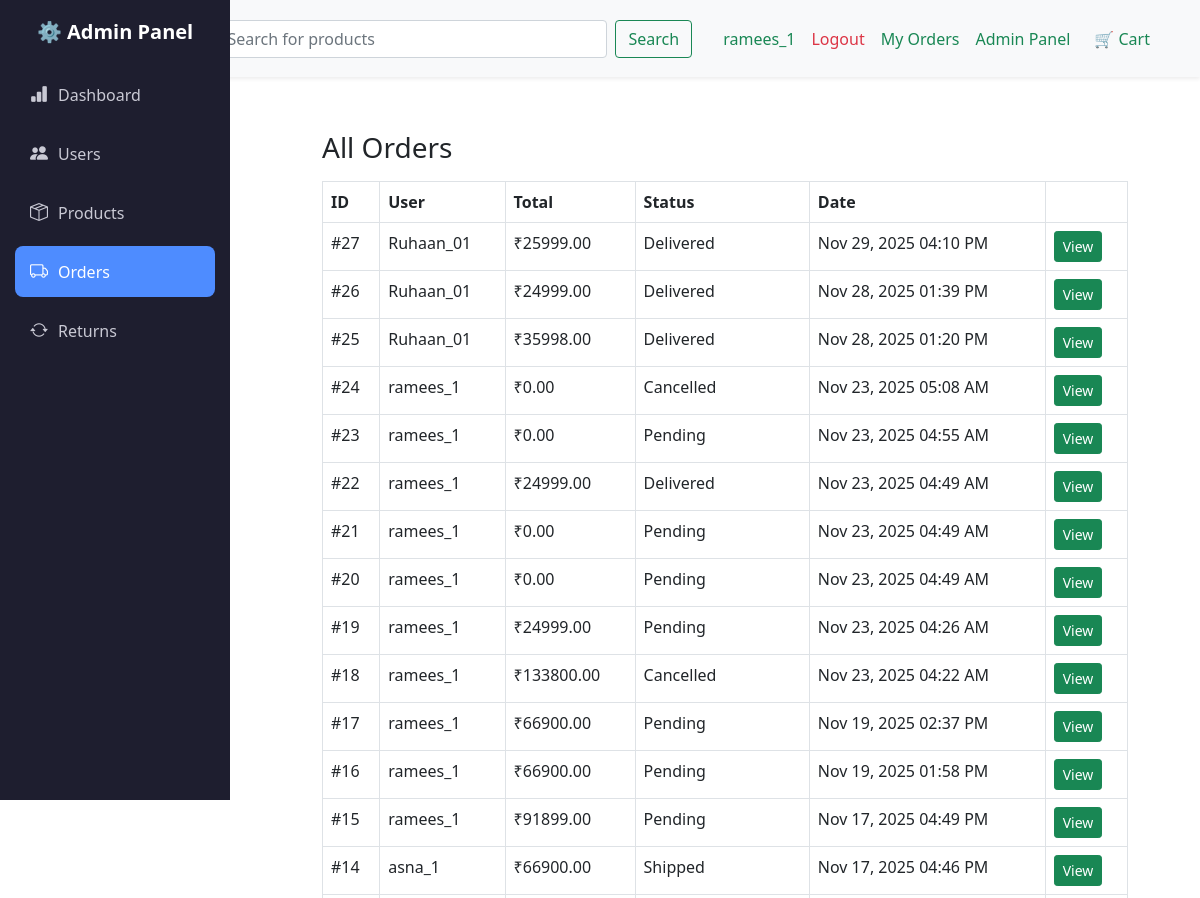
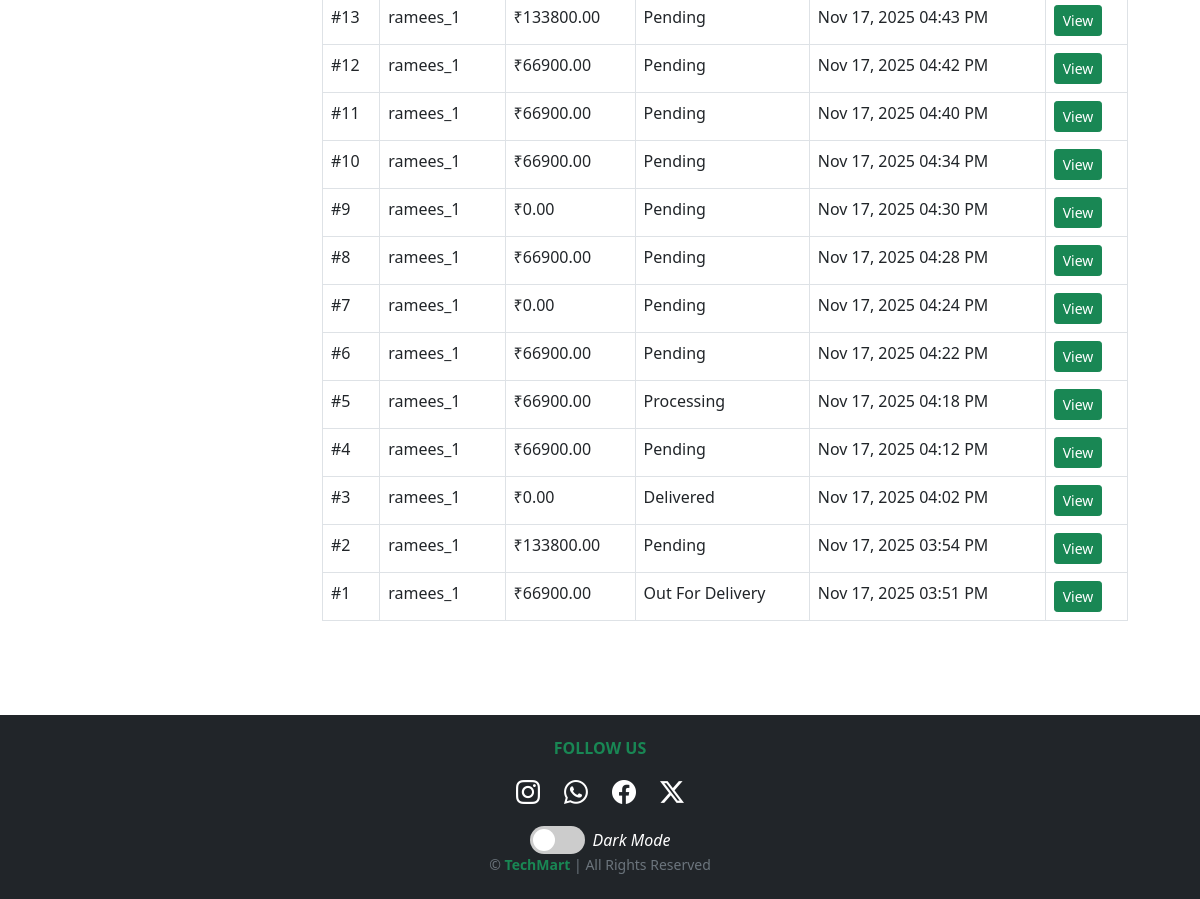
The page /adminpanel/orders/ (signed in) on the database its author committed (2 pictures, top to bottom).
### orders/models.py (models this page shows, shortened)
class Order(models.Model):
    user = models.ForeignKey(User, on_delete=models.CASCADE)
    full_name = models.CharField(max_length=100)
    address = models.TextField()
    phone = models.CharField(max_length=20)
    city = models.CharField(max_length=50)
    pincode = models.CharField(max_length=10)
    created_at = models.DateTimeField(auto_now_add=True)
    updated_at = models.DateTimeField(auto_now=True)
    total_amount = models.DecimalField(max_digits=10, decimal_places=2)
    estimated_delivery = models.DateField(null=True, blank=True)
    coupon = models.CharField(max_length=50, blank=True, null=True)
    discount_amount = models.DecimalField(max_digits=10, decimal_places=2, default=0)
    razorpay_order_id = models.CharField(max_length=200, blank=True)
    payment_status = models.CharField(max_length=50, default="Pending")
    STATUS_CHOICES = (
        ('pending', 'Pending'),
        ('processing', 'Processing'),
        ('shipped', 'Shipped'),
        ('out_for_delivery', 'Out For Delivery'),
        ('delivered', 'Delivered'),
        ('cancelled', 'Cancelled'),
    )
    status = models.CharField(max_length=20, choices=STATUS_CHOICES, default='pending')
    PAYMENT_METHOD_CHOICES = (
        ('cod', 'Cash On Delivery'),
        ('online', 'Online Payment'),
    )
    payment_method = models.CharField(max_length=20, choices=PAYMENT_METHOD_CHOICES, default='cod')

### adminpanel/decorators.py (the view)
    def wrapper(request, *args, **kwargs):
        if not request.user.is_authenticated:
            messages.error(request, "You must login as admin!")
            return redirect('login')
        if not request.user.is_staff:  # Only staff users allowed
            messages.error(request, "Access denied! Admins only.")
            return redirect('home')
        return view_func(request, *args, **kwargs)

### adminpanel/views.py (called while the page is built)
@admin_only
def order_list(request):
    orders = Order.objects.all().order_by('-created_at')
    return render(request, 'adminpanel/order_list.html', {'orders': orders})

### adminpanel/templates/adminpanel/order_list.html
{% extends "adminpanel/admin_base.html" %}
{% block admin_content %}
<h3>All Orders</h3>
<table class="table table-bordered mt-3">
  <thead>
    <tr>
      <th>ID</th>
      <th>User</th>
      <th>Total</th>
      <th>Status</th>
      <th>Date</th>
      <th></th>
    </tr>
  </thead>
  <tbody>
    {% for o in orders %}
    <tr>
      <td>#{{ o.id }}</td>
      <td>{{ o.user.username }}</td>
      <td>₹{{ o.total_amount }}</td>
      <td>{{ o.get_status_display }}</td>
      <td>{{ o.created_at|date:"M d, Y h:i A" }}</td>
      <td>
        <a href="{% url 'adminpanel:order_detail' o.id %}" class="btn btn-sm btn-success">View</a>
      </td>
    </tr>
    {% endfor %}
  </tbody>
</table>
{% endblock %}

### core/templates/core/base.html (shortened to what this page needs)
<!DOCTYPE html>
<html lang="en">
<head>
    {% load static %}
    <link href="https://cdn.jsdelivr.net/npm/bootstrap@5.0.2/dist/css/bootstrap.min.css" rel="stylesheet">
    <link rel="stylesheet" href="https://cdn.jsdelivr.net/npm/bootstrap-icons@1.11.3/font/bootstrap-icons.css">
</head>
<body>
<nav class="navbar navbar-expand-lg navbar-light bg-light shadow-sm py-3">
    <div class="container">
        <a class="navbar-brand d-flex align-items-center" href="{% url 'home' %}">
            <span class="fw-bold text-success">TechMart</span>
        </a>
        <div class="collapse navbar-collapse" id="navbarContent">
            <form class="d-flex mx-auto w-50" action="{% url 'search' %}" method="GET">
    <input class="form-control me-2"
           type="search"
           name="q"
           placeholder="Search for products"
           required>
    <button class="btn btn-outline-success" type="submit">Search</button>
</form>
            <ul class="navbar-nav ms-auto">
                {% if user.is_authenticated %}
<li class="nav-item ">
  <a class="nav-link text-success" href="{% url 'userpanel:profile' %}">{{ user.username }}</a>
</li>
                <li class="nav-item">
                    <form action="{% url 'logout' %}" method="post" class="d-inline">
                        <button type="submit" class="logout-btn nav-link text-danger pt-2">
                            Logout
                        </button>
                    </form>
                </li>
                <li class="nav-item">
                    <a class="nav-link text-success" href="{% url 'order_list' %}">My Orders</a>
                </li>
{% if user.is_staff %}
<li class="nav-item">
  <a class="nav-link text-success" href="{% url 'adminpanel:dashboard' %}">
    Admin Panel
  </a>
</li>
{% endif %}
                {% endif %}
                <li class="nav-item ms-2">
                    <a class="nav-link fw-semibold text-success" href="{% url 'cart_detail' %}">
                        🛒 Cart
                    </a>
                </li>
            </ul>
        </div>
    </div>
</nav>
<div class="container mt-4">
    {% block content %}{% endblock %}
</div>
<footer class="bg-dark text-white text-center py-4 mt-5">
    <div class="container">
        <h6 class="text-uppercase fw-bold text-success mb-3">Follow Us</h6>
        <div class="d-flex justify-content-center gap-4 mb-3">
            <a class="text-white fs-4" href="#"><i class="bi bi-instagram"></i></a>
            <a class="text-white fs-4" href="#"><i class="bi bi-whatsapp"></i></a>
            <a class="text-white fs-4" href="#"><i class="bi bi-facebook"></i></a>
            <a class="text-white fs-4" href="#"><i class="bi bi-twitter-x"></i></a>
        </div>
<div class="theme-switch-wrapper mt-3">
    <label class="theme-switch" for="themeCheckbox">
        <span class="slider round"></span>
    </label>
    <em class="ms-2">Dark Mode</em>
</div>
        <p class="mb-0 small text-muted">
            © {{ now|date:"Y" }} <span class="text-success fw-bold">TechMart</span> | All Rights Reserved
        </p>
    </div>
</footer>
</body>
</html>

### core/templates/core/base.html (style rules this page uses)
.navbar-brand span { font-size: 1.3rem; letter-spacing: 0.5px; }
.nav-link { transition: color 0.2s ease-in-out; }
.logout-btn { text-decoration: none; border: none; padding: 0; background: transparent; }
body.light-mode { background: #ffffff; color: #212529; }
.navbar, .card, .modal-content, .list-group-item { transition: 0.3s; }
.theme-switch-wrapper { display: flex; align-items: center; justify-content: center; }
.theme-switch { position: relative; display: inline-block; width: 55px; height: 28px; }
.slider { position: absolute; cursor: pointer; top: 0; left: 0; right: 0; bottom: 0; background-color: #ccc; transition: .4s; border-radius: 34px; }
.slider:before { position: absolute; content: ""; height: 22px; width: 22px; left: 3px; bottom: 3px; background-color: white; transition: .4s; border-radius: 50%; }
.slider.round { border-radius: 34px; }

### rows shown on the page
Order: id "27", user.username "Ruhaan_01", total_amount "25999.00", status "Delivered", created_at "Nov 29, 2025 04:10 PM"
Order: id "26", user.username "Ruhaan_01", total_amount "24999.00", status "Delivered", created_at "Nov 28, 2025 01:39 PM"
Order: id "25", user.username "Ruhaan_01", total_amount "35998.00", status "Delivered", created_at "Nov 28, 2025 01:20 PM"
Order: id "24", user.username "ramees_1", total_amount "0.00", status "Cancelled", created_at "Nov 23, 2025 05:08 AM"
Order: id "23", user.username "ramees_1", total_amount "0.00", status "Pending", created_at "Nov 23, 2025 04:55 AM"
Order: id "22", user.username "ramees_1", total_amount "24999.00", status "Delivered", created_at "Nov 23, 2025 04:49 AM"
Order: id "21", user.username "ramees_1", total_amount "0.00", status "Pending", created_at "Nov 23, 2025 04:49 AM"
Order: id "20", user.username "ramees_1", total_amount "0.00", status "Pending", created_at "Nov 23, 2025 04:49 AM"
Order: id "19", user.username "ramees_1", total_amount "24999.00", status "Pending", created_at "Nov 23, 2025 04:26 AM"
Order: id "18", user.username "ramees_1", total_amount "133800.00", status "Cancelled", created_at "Nov 23, 2025 04:22 AM"
Order: id "17", user.username "ramees_1", total_amount "66900.00", status "Pending", created_at "Nov 19, 2025 02:37 PM"
Order: id "16", user.username "ramees_1", total_amount "66900.00", status "Pending", created_at "Nov 19, 2025 01:58 PM"
Order: id "15", user.username "ramees_1", total_amount "91899.00", status "Pending", created_at "Nov 17, 2025 04:49 PM"
Order: id "14", user.username "asna_1", total_amount "66900.00", status "Shipped", created_at "Nov 17, 2025 04:46 PM"
Order: id "13", user.username "ramees_1", total_amount "133800.00", status "Pending", created_at "Nov 17, 2025 04:43 PM"
Order: id "12", user.username "ramees_1", total_amount "66900.00", status "Pending", created_at "Nov 17, 2025 04:42 PM"
Order: id "11", user.username "ramees_1", total_amount "66900.00", status "Pending", created_at "Nov 17, 2025 04:40 PM"
Order: id "10", user.username "ramees_1", total_amount "66900.00", status "Pending", created_at "Nov 17, 2025 04:34 PM"
Order: id "9", user.username "ramees_1", total_amount "0.00", status "Pending", created_at "Nov 17, 2025 04:30 PM"
Order: id "8", user.username "ramees_1", total_amount "66900.00", status "Pending", created_at "Nov 17, 2025 04:28 PM"
Order: id "7", user.username "ramees_1", total_amount "0.00", status "Pending", created_at "Nov 17, 2025 04:24 PM"
Order: id "6", user.username "ramees_1", total_amount "66900.00", status "Pending", created_at "Nov 17, 2025 04:22 PM"
Order: id "5", user.username "ramees_1", total_amount "66900.00", status "Processing", created_at "Nov 17, 2025 04:18 PM"
Order: id "4", user.username "ramees_1", total_amount "66900.00", status "Pending", created_at "Nov 17, 2025 04:12 PM"
Order: id "3", user.username "ramees_1", total_amount "0.00", status "Delivered", created_at "Nov 17, 2025 04:02 PM"
Order: id "2", user.username "ramees_1", total_amount "133800.00", status "Pending", created_at "Nov 17, 2025 03:54 PM"
Order: id "1", user.username "ramees_1", total_amount "66900.00", status "Out For Delivery", created_at "Nov 17, 2025 03:51 PM"

### other values the page prints
{{ user.username }} "ramees_1"
